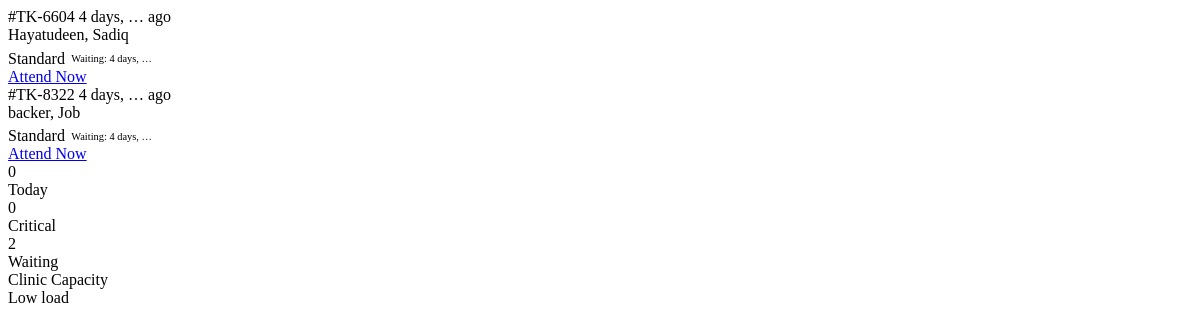
/nurse/live-queue/ (signed in), run on an earlier commit of the app's database.
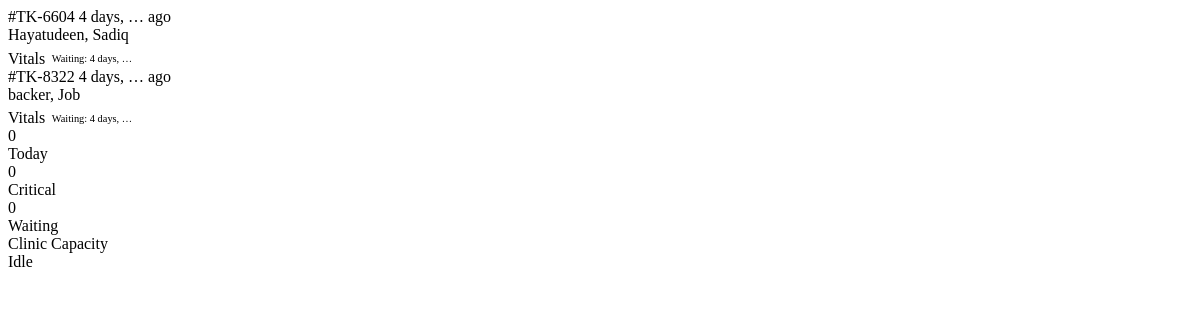
And on a later commit of the database.
### apps/clinic/models.py (models this page shows, shortened)
class Encounter(models.Model):
    class Status(models.TextChoices):
        RECEPTION    = "RECEPTION",    "Awaiting Vitals"
        TRIAGE       = "TRIAGE",       "Awaiting Consultation"
        CONSULTATION = "CONSULTATION", "With Doctor"
        LABORATORY   = "LAB",          "In Laboratory"
        PHARMACY     = "PHARMACY",     "Awaiting Medication"
        CLOSED       = "CLOSED",       "Completed"
        EMERGENCY    = "EMERGENCY",    "Emergency"
    class Priority(models.IntegerChoices):
        NORMAL    = 1, "Normal"
        URGENT    = 2, "Urgent"
        EMERGENCY = 3, "Emergency"
    patient  = models.ForeignKey(Patient, on_delete=models.CASCADE, related_name="encounters")
    visit_id = models.UUIDField(default=uuid.uuid4, editable=False, unique=True)
    status   = models.CharField(max_length=20, choices=Status.choices, default=Status.RECEPTION)
    priority = models.IntegerField(choices=Priority.choices, default=Priority.NORMAL)
    temperature    = models.DecimalField(max_digits=4, decimal_places=1, null=True, blank=True)
    weight         = models.DecimalField(max_digits=5, decimal_places=2, null=True, blank=True)
    blood_pressure = models.CharField(max_length=20, blank=True, null=True)
    heart_rate     = models.IntegerField(null=True, blank=True)
    spo2           = models.IntegerField(null=True, blank=True, help_text="Blood oxygen saturation %")
    triage_notes   = models.TextField(blank=True)
    chief_complaint = models.TextField(blank=True)
    clinical_notes  = models.TextField(blank=True)
    diagnosis       = models.TextField(blank=True)
    doctor_assigned = models.ForeignKey(
        settings.AUTH_USER_MODEL,
        on_delete=models.SET_NULL, null=True, blank=True,
        related_name="doctor_encounters",
        limit_choices_to={"role": "DOCTOR"},
    )
    checked_in_by = models.ForeignKey(
        settings.AUTH_USER_MODEL,
        on_delete=models.SET_NULL, null=True, blank=True,
        related_name="checkins_done",
    )
    created_at = models.DateTimeField(auto_now_add=True)
    closed_at  = models.DateTimeField(null=True, blank=True)
    class Meta:
        ordering = ["-priority", "created_at"]
    @property
    def ticket_number(self):
        n = str(self.visit_id.int)[-4:]
        return f"#TK-{n}"

class Patient(models.Model):
    GENDER_CHOICES = [("M", "Male"), ("F", "Female")]
    first_name    = models.CharField(max_length=255)
    middle_name   = models.CharField(max_length=255, blank=True)
    last_name     = models.CharField(max_length=255)
    reg_number    = models.CharField(max_length=30, unique=True)
    gender        = models.CharField(max_length=1, choices=GENDER_CHOICES, blank=True)
    date_of_birth = models.DateField(null=True, blank=True)
    clinic_code   = models.CharField(max_length=6, blank=True, unique=True)
    phone_number  = models.CharField(max_length=20, blank=True)
    email         = models.EmailField(blank=True)
    faculty    = models.CharField(max_length=100, blank=True)
    department = models.CharField(max_length=100, blank=True)
    level      = models.IntegerField(null=True, blank=True)
    address    = models.TextField(blank=True)
    blood_group     = models.CharField(max_length=5, blank=True)
    genotype        = models.CharField(max_length=5, blank=True)
    allergies       = models.TextField(blank=True)
    medical_history = models.TextField(blank=True)
    next_of_kin_name  = models.CharField(max_length=255, blank=True)
    next_of_kin_phone = models.CharField(max_length=20, blank=True)
    photo        = models.ImageField(upload_to="patients/photos/", null=True, blank=True)
    sif_document = models.FileField(
        upload_to="patients/sif/",
        null=True, blank=True,
        help_text="Student Information Form — PDF or image"
    )
    created_at = models.DateTimeField(auto_now_add=True)
    updated_at = models.DateTimeField(auto_now=True)
    class Meta:
        ordering = ["last_name", "first_name"]

### apps/clinic/views.py (the view)
# urls.py: path("nurse/live-queue/", views.nurse_live_queue_partial, name="nurse_live_queue"),
@login_required(login_url="clinic:login")
@require_GET
def nurse_live_queue_partial(request):
    return render(
        request,
        "nurse/partials/live_queue.html",
        {
            "live_queue": _nurse_live_queue(),
            "queue_stats": _nurse_queue_stats(),
        },
    )

### apps/clinic/views.py (called while the page is built)
def _nurse_queue_stats():
    today = timezone.now().date()
    return {
        "today": Encounter.objects.filter(created_at__date=today).count(),
        "critical": Encounter.objects.filter(priority=Encounter.Priority.EMERGENCY)
        .exclude(status=Encounter.Status.CLOSED)
        .count(),
        "waiting": Encounter.objects.filter(status=Encounter.Status.RECEPTION).count(),
    }

def _nurse_live_queue():
    return (
        Encounter.objects.select_related("patient")
        .exclude(status__in=[Encounter.Status.CLOSED])
        .order_by("-priority", "created_at")[:20]
    )

### apps/clinic/templates/nurse/partials/live_queue.html (shortened to what this page needs)
{% for encounter in live_queue %}
<div class="q-ticket {% if encounter.priority == 3 %}emergency{% endif %} fade-up">
  <div class="qt-row1">
    <span class="qt-id {% if encounter.priority == 3 %}emg{% endif %}">
      {{ encounter.ticket_number }}
    </span>
    <span class="qt-age">{{ encounter.created_at|timesince|truncatewords:2 }} ago</span>
  </div>
  <div class="qt-name">{{ encounter.patient.last_name }}, {{ encounter.patient.first_name }}</div>
  <div class="qt-detail" style="justify-content:space-between;margin-top:0.35rem;">
    <div style="display:flex;align-items:center;gap:0.4rem;">
      {% if encounter.priority == 3 %}
        <span class="qt-badge badge-critical">Critical</span>
      {% elif encounter.priority == 2 %}
        <span class="qt-badge" style="background:var(--amber-light);color:var(--amber);">Urgent</span>
      {% elif encounter.status == 'TRIAGE' %}
        <span class="qt-badge badge-vitals">Vitals</span>
      {% elif encounter.status == 'CONSULTATION' %}
        <span class="qt-badge" style="background:var(--blue-light);color:var(--blue);">Doctor</span>
      {% elif encounter.status == 'CLOSED' %}
        <span class="qt-badge badge-done">Done</span>
      {% else %}
        <span class="qt-badge badge-standard">Standard</span>
      {% endif %}
      <span style="font-size:0.65rem;color:var(--text-3);">
        Waiting: {{ encounter.created_at|timesince|truncatewords:2 }}
      </span>
    </div>
    {% if encounter.status == 'RECEPTION' %}
      <a href="{% url 'clinic:capture_vitals' encounter.pk %}" class="qt-action-link">
        Attend Now
      </a>
    {% endif %}
  </div>
</div>
{% empty %}
<div style="padding:1.5rem 0;text-align:center;font-size:0.75rem;color:var(--text-3);">
  <i data-lucide="inbox" style="width:22px;height:22px;display:block;margin:0 auto 0.4rem;opacity:0.35;"></i>
  No active tickets
</div>
{% endfor %}
<div class="queue-stats-row">
  <div class="qs-stat">
    <div class="qs-val">{{ queue_stats.today }}</div>
    <div class="qs-lbl">Today</div>
  </div>
  <div class="qs-stat">
    <div class="qs-val red">{{ queue_stats.critical }}</div>
    <div class="qs-lbl">Critical</div>
  </div>
  <div class="qs-stat">
    <div class="qs-val">{{ queue_stats.waiting }}</div>
    <div class="qs-lbl">Waiting</div>
  </div>
</div>
{% with cap=queue_stats.waiting %}
<div class="capacity-bar-wrap">
  <div class="cap-label">Clinic Capacity</div>
  <div class="cap-pct">
    {% if cap == 0 %}Idle{% elif cap < 5 %}Low load{% elif cap < 15 %}Moderate load — {{ cap }} waiting{% else %}High load — {{ cap }} waiting{% endif %}
  </div>
</div>
{% endwith %}

What changed in the data, as far as the page shows it:
changed Encounter "#TK-6604": status "Standard Attend Now" → "Vitals"
changed Encounter "#TK-8322": status "Standard Attend Now" → "Vitals"
Also different on the page:
{{ queue_stats.waiting }}: "2" → "0"
text no longer shown: "Low load"
text now shown: "Idle"
